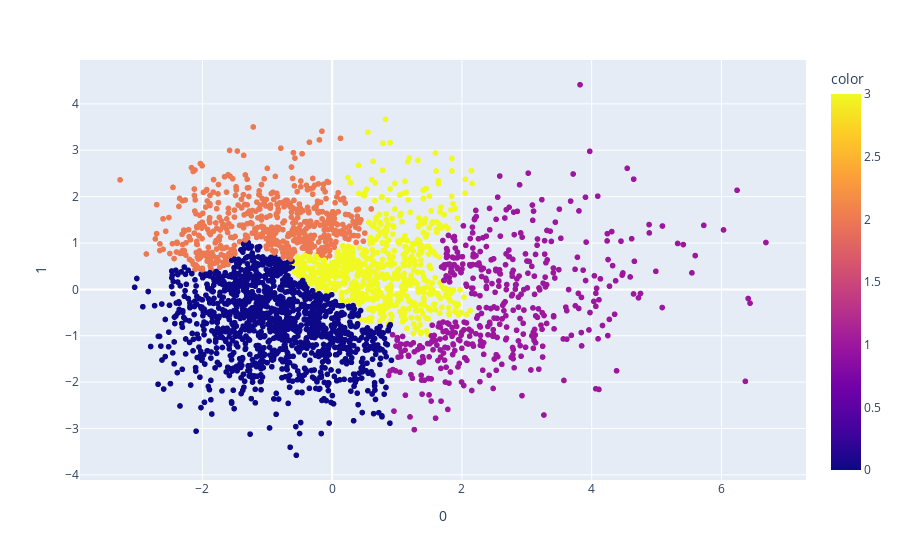

The notebook cell this image was saved under:
### Code cell
fig = px.scatter(components, x=0, y=1, color=cluster.labels_)
fig.show()

### Figure 1 — Plotly figure (JSON) as saved in the notebook; plotly's stock layout.template omitted (floating-point values rounded to 4 significant figures; data arrays with more than 128 entries replaced by an {"elided": "..."} marker saying what was removed)
{"data": [{"hovertemplate": "0=%{x}<br>1=%{y}<br>color=%{marker.color}<extra></extra>", "legendgroup": "", "marker": {"color": {"elided": "2931 int values"}, "coloraxis": "coloraxis", "symbol": "circle"}, "mode": "markers", "name": "", "showlegend": false, "type": "scattergl", "x": {"elided": "2931 float values"}, "xaxis": "x", "y": {"elided": "2931 float values"}, "yaxis": "y"}], "layout": {"coloraxis": {"colorbar": {"title": {"text": "color"}}, "colorscale": [[0, "#0d0887"], [0.1111, "#46039f"], [0.2222, "#7201a8"], [0.3333, "#9c179e"], [0.4444, "#bd3786"], [0.5556, "#d8576b"], [0.6667, "#ed7953"], [0.7778, "#fb9f3a"], [0.8889, "#fdca26"], [1, "#f0f921"]]}, "legend": {"tracegroupgap": 0}, "margin": {"t": 60}, "xaxis": {"anchor": "y", "domain": [0, 1], "title": {"text": "0"}}, "yaxis": {"anchor": "x", "domain": [0, 1], "title": {"text": "1"}}}}
